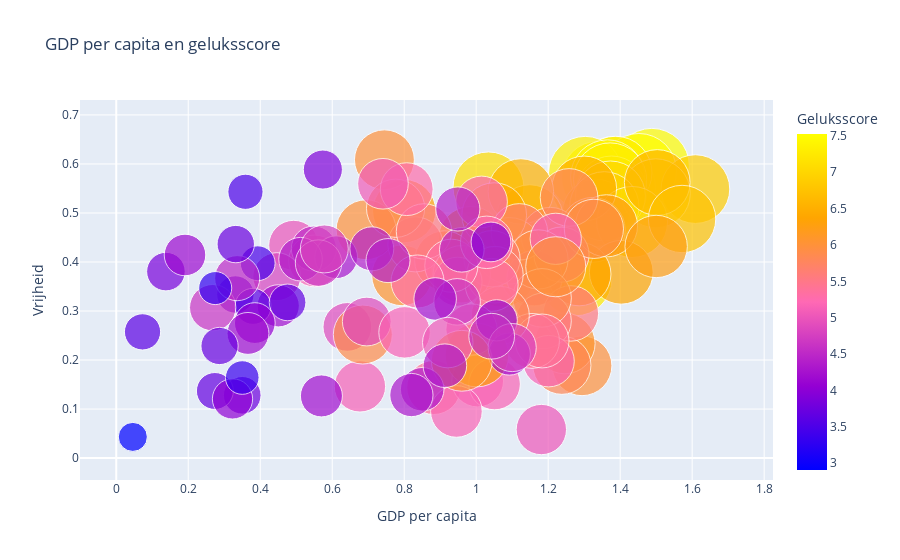

Source (notebook cell):
### Markdown cell above
Grafiek 2: De gele punten in het rechterbovenkwadrant, die hogere geluksscores vertegenwoordigen, suggereren dat landen met hogere niveaus van overheidsvertrouwen en vrijheid over het algemeen gelukkiger zijn. Deze landen worden gekenmerkt als "blij". Daarentegen duiden de donkere punten in het linkeronderkwadrant, met lagere geluksscores, op lagere niveaus van overheidsvertrouwen en vrijheid, en worden ze beschouwd als "niet blij". Het ontbreken van vrijheid kan leiden tot een gevoel van ontevredenheid en kan het vertrouwen in de overheid ondermijnen, wat op zijn beurt het algemene geluksniveau kan beïnvloeden.

### Code cell
# Lees het CSV-bestand met gegevens over landen
df = pd.read_csv("merged_df_happy_2019.csv")

# Creëer de grafiek met behulp van Plotly
fig = go.Figure(data=go.Scatter(
    x=df['GDP per capita'],
    y=df['freedom'],
    mode='markers',
    text=df['Country'],
    marker=dict(
        size=df['happiness_score']*10,
        color=df['happiness_score'],
        colorscale=[[0, '#0000ff'], [0.25, '#9400d3'], [0.5, '#ff69b4'], [0.75, '#ffa500'], [1, '#ffff00']],
        showscale=True,
        colorbar=dict(
            title='Geluksscore'
        )
    )
))

# Pas de opmaak van de grafiek aan
fig.update_layout(
    title='GDP per capita en geluksscore',
    xaxis=dict(
        title='GDP per capita'
    ),
    yaxis=dict(
        title='Vrijheid'
    )
)

# Toon de interactieve grafiek
fig.show()

### Figure 1 — Plotly figure (JSON) as saved in the notebook; plotly's stock layout.template omitted (floating-point values rounded to 4 significant figures; data arrays with more than 128 entries replaced by an {"elided": "..."} marker saying what was removed)
{"data": [{"marker": {"color": {"elided": "132 float values"}, "colorbar": {"title": {"text": "Geluksscore"}}, "colorscale": [[0, "#0000ff"], [0.25, "#9400d3"], [0.5, "#ff69b4"], [0.75, "#ffa500"], [1, "#ffff00"]], "showscale": true, "size": {"elided": "132 float values"}}, "mode": "markers", "text": {"elided": "132 str values"}, "type": "scatter", "x": {"elided": "132 float values"}, "y": {"elided": "132 float values"}}], "layout": {"title": {"text": "GDP per capita en geluksscore"}, "xaxis": {"title": {"text": "GDP per capita"}}, "yaxis": {"title": {"text": "Vrijheid"}}}}
